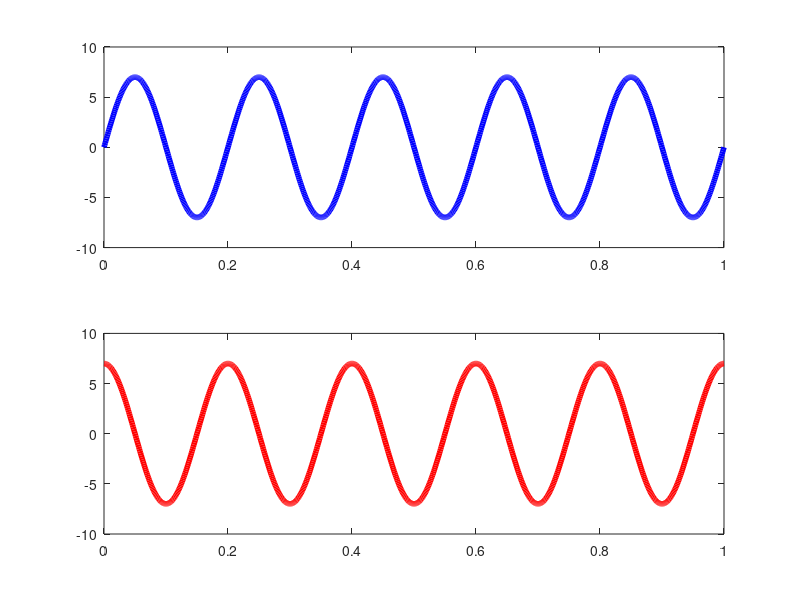
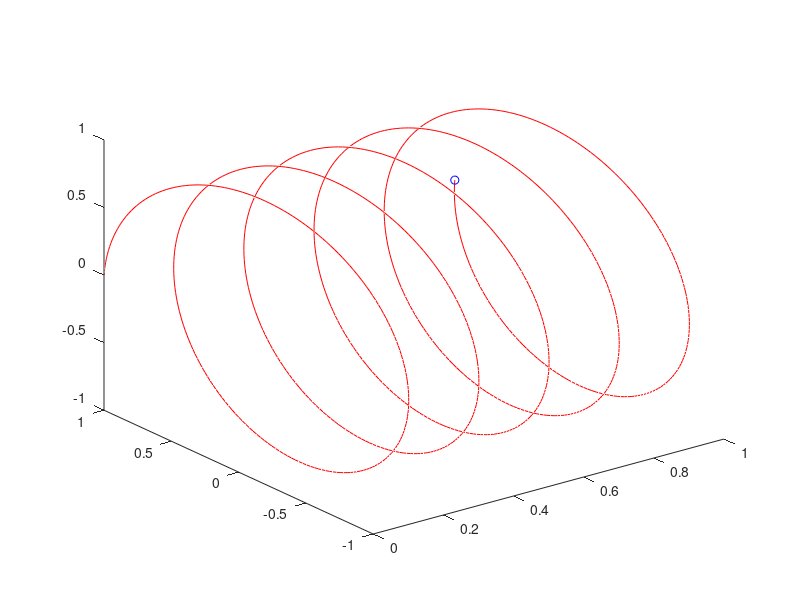
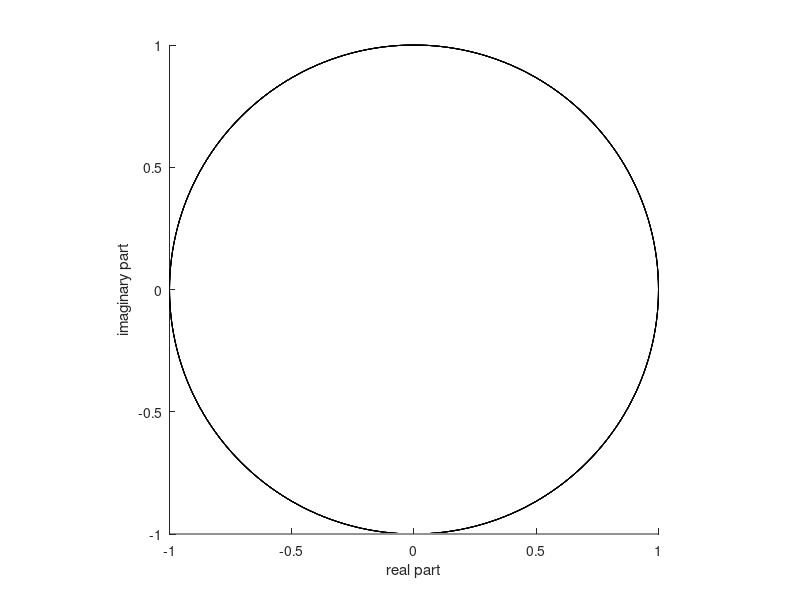

These figures' MATLAB source, in order: (Note: this script raises an error after producing the figures.)
%In this script, we will build up an understanding of the Fourier Transform
%Next week, we'll apply this knowledge. 
%In other words, today, we'll try to get to Frequency space.
%Next week, we'll explore what there is to do, once we get there.
%Shenanigans. What we actually did was explore sounds. 
%04/03/2018

%% 1 Creating simple periodic signals
%Defining the parameters to make the actual signal
fs = 1000; %Sampling frequency. The rate at which we measure ("sample") the data, in time. 
%How many times per second. (Frequency has the unit of times per second)
dur = 1; %How long is the stimulus/signal, in time (unit is second)
t = 0:1/fs:dur; %Create a time base (which we will use as an x-axis), going from 0 to the full duration
%Stepsize: We want to see each sample. So the signal has fs values.
sigFreq = 5; %This is the signal frequency. How often the signal repeats per second (Hz)
amplitude = 7; %How big our signal is. "Tall"

%Now we have all the parts. What is the equation of a sine wave in the time domain?
sinW = amplitude.*sin(2*pi*sigFreq*t); 
cosW = amplitude.*cos(2*pi*sigFreq*t); 
%Note: We haven't messed with phase yet. In the interest of completelyness,
%you would add that as a plus. It just shifts the signal back and forth.
%Actually, the cos *is* the sin, 90 degrees shifted. But if you want to
%know more about that, take Math Tools. We actually won't mess with phase
%here. 

%Plotting it
figure
subplot(2,1,1)
plot(t,sinW,'color','b','linewidth',4)
subplot(2,1,2)
plot(t,cosW,'color','r','linewidth',4)
shg

%% 2 There is another way to write sine waves, without explicitly invoking
%trig functions. Sine waves are complex exponentials. Because that's how
%Fourier uses them, it is worth pausing and showing that. So that's what we
%do now. Goal: Write a sine wave without using sin and cos.

figure
trace = exp(2*pi*i*sigFreq*t)
comet3(t,real(trace),imag(trace))
pause
figure
h = plot3(t,real(trace),imag(trace));
xlabel('time')
ylabel('real part')
zlabel('imaginary part')
set(h,'color','k')
pause
set(gca,'View',[0 90]) %This sets the perspective of the camera, real part of the slinky over time
pause
set(gca,'View',[90 0]) %This sets the perspective of the camera, imaginary part of the slinky as a function of the real part
axis square

%% 3 Why should you care? Because many signals are periodic. Notably all sounds.
%So we briefly illustrate the utility of defining signals that way.
%THEN we'll do fourier transform to manipulate them
%Of course, sounds are complex periodic signals (which we'll deal with next
%time), for now, we will deal with pure tones (single sine waves)
fs = 44100; %Twice the upper range of hearing of a young child, CD quality
freq1 = 220; %Low A
freq2 = 440; %Higher A
freq3 = 880; %Even an octave higher than that

%The reason we need to redefine the time base is because we changed the
%sampling frequency. This is not excel
t = 0:1/fs:dur; 
y1 = sin(2.*pi*freq1*t); %Low A
y2 = sin(2.*pi*freq2*t); %Moderate A
y3 = sin(2.*pi*freq3*t); %Moderate A

sound(y1,fs)
pause(1)
sound(y2,fs)
pause(1)
sound(y3,fs)

%Sound physics: Every sound is generated by pushing a column of air (or
%water). In most cases that will be by a membrane (like a speaker). What
%"sound" does is to interpret the values in a data matrix (usually from -1
%to 1) as the relative positions of that membrane over time. 1 number per
%unit time. If you have stereo (two speakers), it is two numbers per time. 
%This movement of air molecules is interpreted by your brain as sound. 

%% 4 White noise
sound(rand(40000,1),fs); %White noise

%% 5 Chords: More than one major note at a time
y = (y1+y2+y3)./3; %Divide by 3 to avoid clipping
sound(y,fs) 

%Compare and contrast to what happens if you don't divide - it will clip.
%You could - in principle - design your own ringtones and sell them.
%If you don't want to divide, use soundsc - that scales the matrix to go
%from -1 to 1. No clipping

%Suggestion for final project: Create your own musical instrument in
%MATLAB. Transcending the limitations of physical instruments. The problem
%is that instrument makers have been limited by the physical properties of
%what they can get to resonate. Consequently, most of the possible
%frequency space has been unexplored / unused in music. 
%% 6 Audio player

figure
data = audioread('034_BritneySpears_BabyOneMoreTime.mp3_15.mp4');
plot(data(:,1))
xlim([0 length(data)])
shg
sound(data(:,1),fs)
%pause
%clear sound %Kills sound (mute)
h = line([0 0],ylim,'color','r') %Define a line
  
for ii = 0:0.1:15
set(h,'XData',[ii*fs ii*fs]); %New position of the line      
pause(0.09755) %Wait for 100 ms


end

%% 7 Audio recorder
%Let's build a recording studio, right here in MATLAB
recObj = audiorecorder(44100, 24, 1); %Create a recording object, good quality
pause(0.5)
disp('Talk')
recordblocking(recObj,3) %This records the microphone input for 3 seconds
disp('Done')
ySpeech = getaudiodata(recObj); %Getting the audio data out of the object
fs2 = recObj.SampleRate; %Get the sampling rate out
figure
plot(ySpeech)
%Playback 
sound(ySpeech,fs2) %Default is phone quality. Hence us specifying better quality

%% 8 Writing audio data to the drive
audiowrite('mySpeech.mp4',ySpeech,44100);




